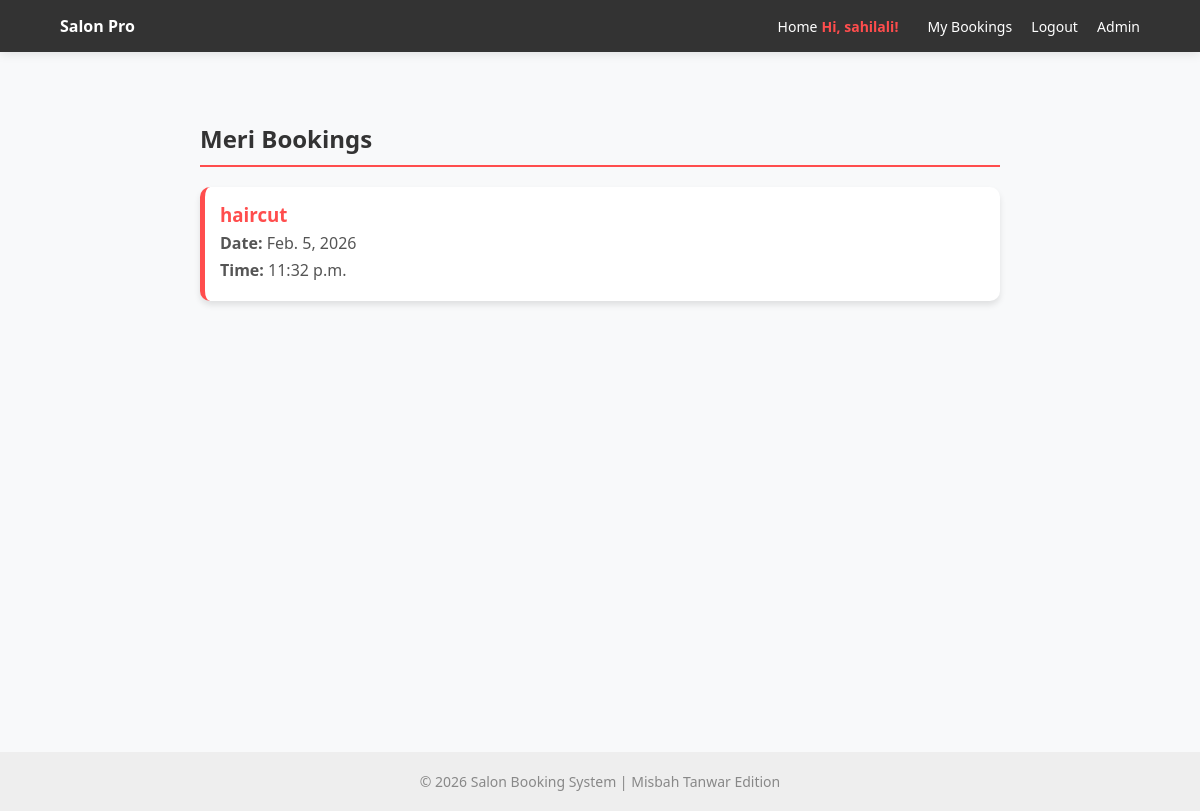
Page /my-bookings/ (signed in) on the committed database.
### booking/models.py (models this page shows, shortened)
class Appointment(models.Model):
    customer = models.ForeignKey(User, on_delete=models.CASCADE)
    service = models.ForeignKey(Service, on_delete=models.CASCADE)
    date = models.DateField()
    time_slot = models.TimeField()
    status = models.CharField(max_length=20, default='Pending')

class Service(models.Model):
    name = models.CharField(max_length=100)
    price = models.DecimalField(max_digits=10, decimal_places=2)
    duration_minutes = models.IntegerField()

### booking/views.py (the view)
# urls.py: path('my-bookings/', views.my_bookings, name='my_bookings'),
@login_required
def my_bookings(request):
    appointments = Appointment.objects.filter(customer=request.user).order_by('-date')
    return render(request, 'booking/my_bookings.html', {'appointments': appointments})

### booking/templates/booking/my_bookings.html
{% extends 'booking/base.html' %}
{% block content %}
<div style="max-width: 800px; margin: auto; padding: 20px;">
    <h2 style="color: #333; border-bottom: 2px solid #ff4d4d; padding-bottom: 10px;">Meri Bookings</h2>
    {% if appointments %}
        {% for appt in appointments %}
        <div style="background: white; padding: 15px; border-radius: 10px; box-shadow: 0 4px 6px rgba(0,0,0,0.1); margin-bottom: 15px; border-left: 5px solid #ff4d4d;">
            <h3 style="margin: 0; color: #ff4d4d;">{{ appt.service.name }}</h3>
            <p style="margin: 5px 0; color: #555;"><strong>Date:</strong> {{ appt.date }}</p>
            <p style="margin: 5px 0; color: #555;"><strong>Time:</strong> {{ appt.time_slot }}</p>
        </div>
        {% endfor %}
    {% else %}
        <p style="text-align: center; color: #777; margin-top: 30px;">Aapne abhi tak koi booking nahi ki hai.</p>
        <div style="text-align: center;">
            <a href="/" style="color: #ff4d4d; font-weight: bold;">Abhi Book Karein</a>
        </div>
    {% endif %}
</div>
{% endblock %}

### booking/templates/booking/base.html (shortened to what this page needs)
<!DOCTYPE html>
<html>
<head>
</head>
<body>
    <div class="navbar">
        <div class="logo"><strong>Salon Pro</strong></div>
        <div class="menu">
            <a href="/">Home</a>
            {% if user.is_authenticated %}
                <span class="user-greet">Hi, {{ user.username }}!</span>
                <a href="{% url 'my_bookings' %}">My Bookings</a>
                <form action="{% url 'logout' %}" method="post" style="display: inline; margin: 0; padding: 0;">
            <button type="submit" style="background: none; border: none; color: white; cursor: pointer; font-family: inherit; font-weight: 500; font-size: 14px; margin-left: 15px; padding: 0;">
                Logout
            </button>
        </form>
            {% else %}
                <a href="{% url 'login' %}">Login</a>
                <a href="{% url 'signup' %}">Signup</a>
            {% endif %}
            <a href="/admin">Admin</a>
        </div>
    </div>
    <div class="container">
        {% block content %}
        {% endblock %}
    </div>
    <div class="footer">
        © 2026 Salon Booking System | Misbah Tanwar Edition
    </div>
</body>
</html>

### booking/templates/booking/base.html (style rules this page uses)
body { font-family: 'Segoe UI', sans-serif; margin: 0; background-color: #f8f9fa; }
.navbar { background: #333; color: white; padding: 15px 5%; display: flex; justify-content: space-between; align-items: center; box-shadow: 0 2px 10px rgba(0,0,0,0.1); }
.navbar a { color: white; text-decoration: none; margin-left: 15px; font-weight: 500; font-size: 14px; }
.container { padding: 30px; min-height: 80vh; }
.user-greet { color: #ff4d4d; font-weight: bold; margin-right: 10px; font-size: 14px; }
.footer { text-align: center; padding: 20px; color: #888; font-size: 14px; background: #eee; }

### rows in the picture
Appointment: service.name "haircut", date "Feb. 5, 2026", time_slot "11:32 p.m."

### other values in the picture
{{ user.username }} "sahilali"
